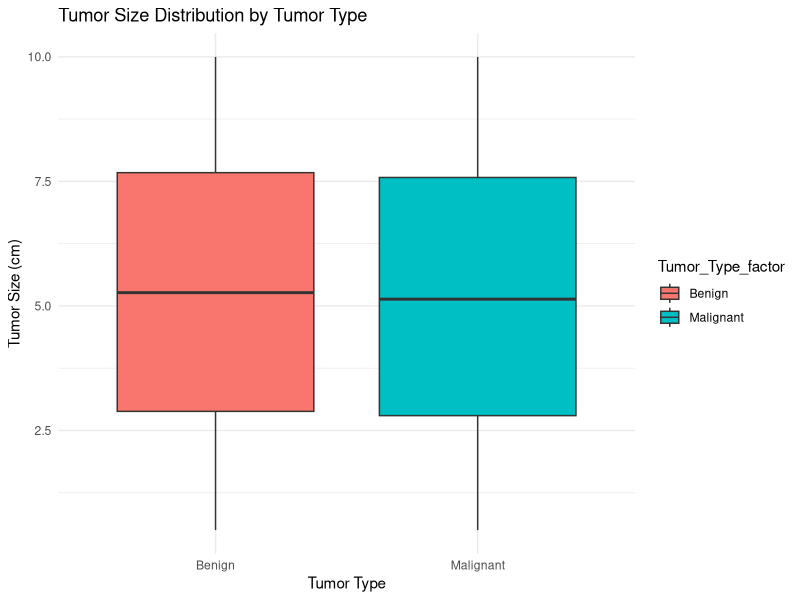
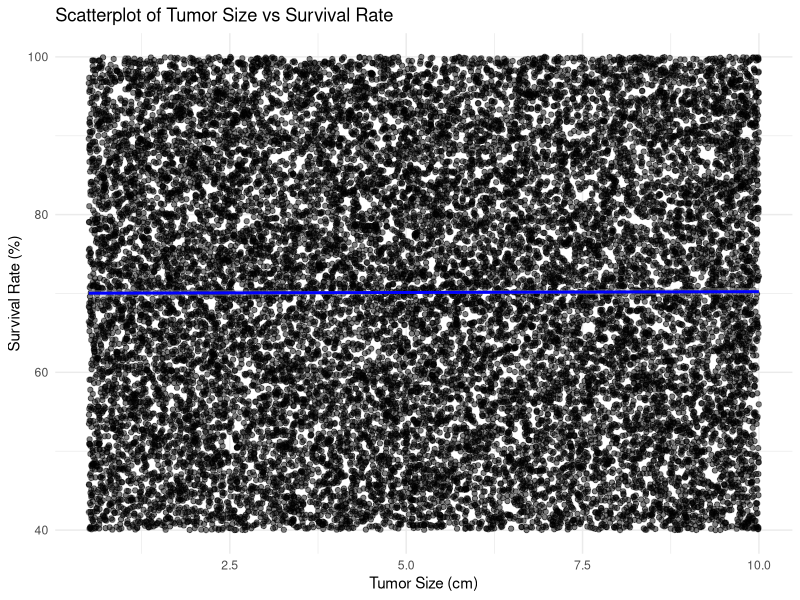
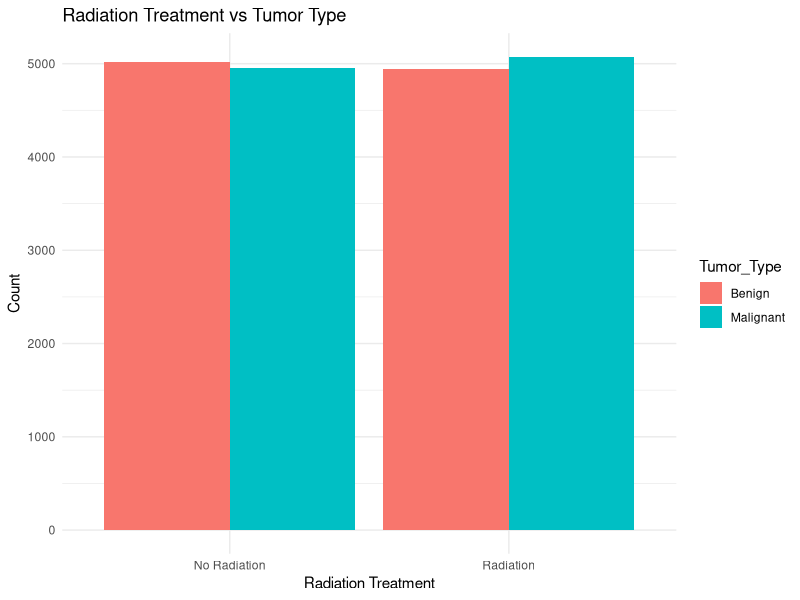
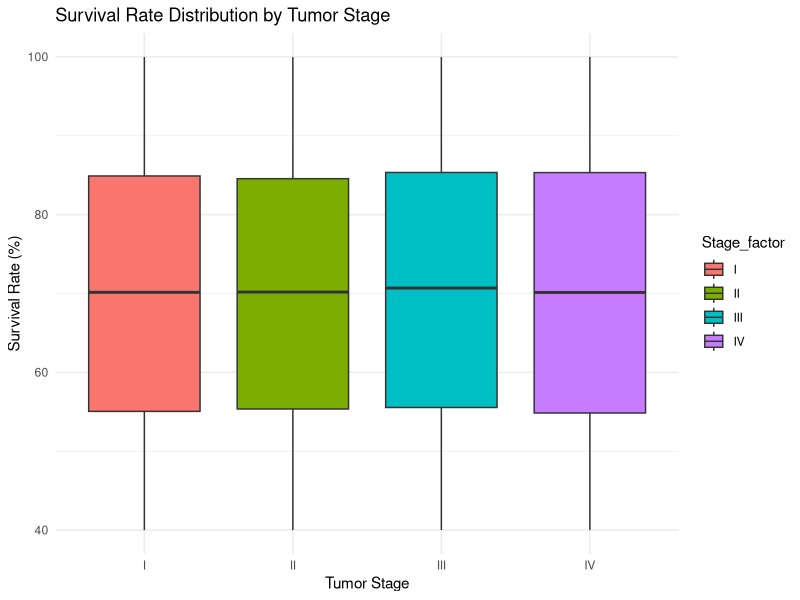
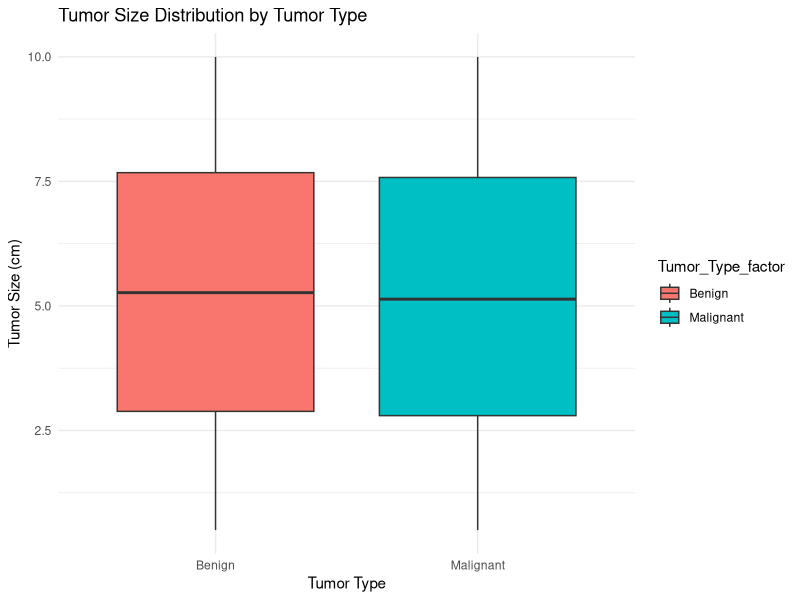
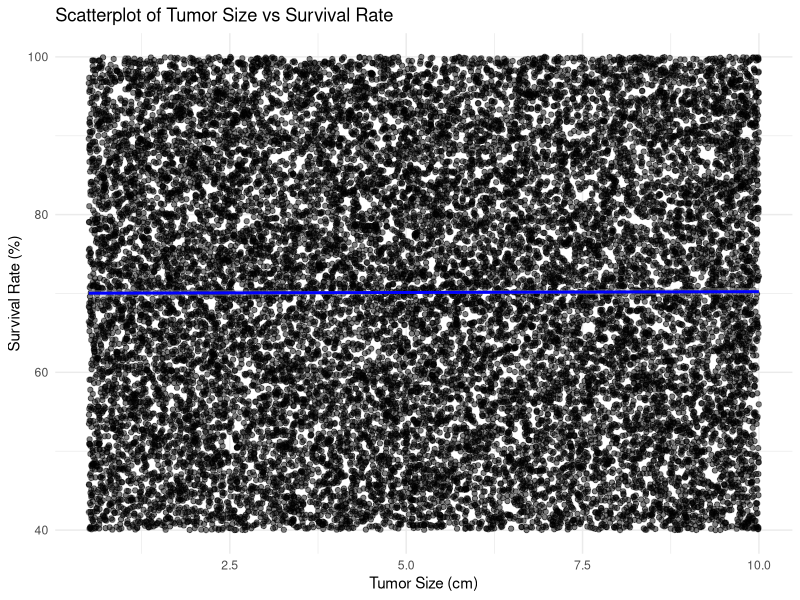
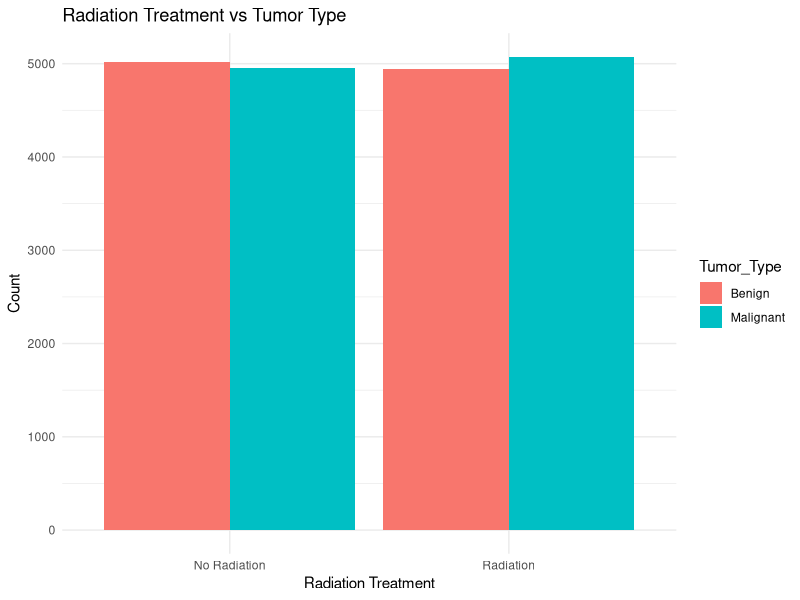
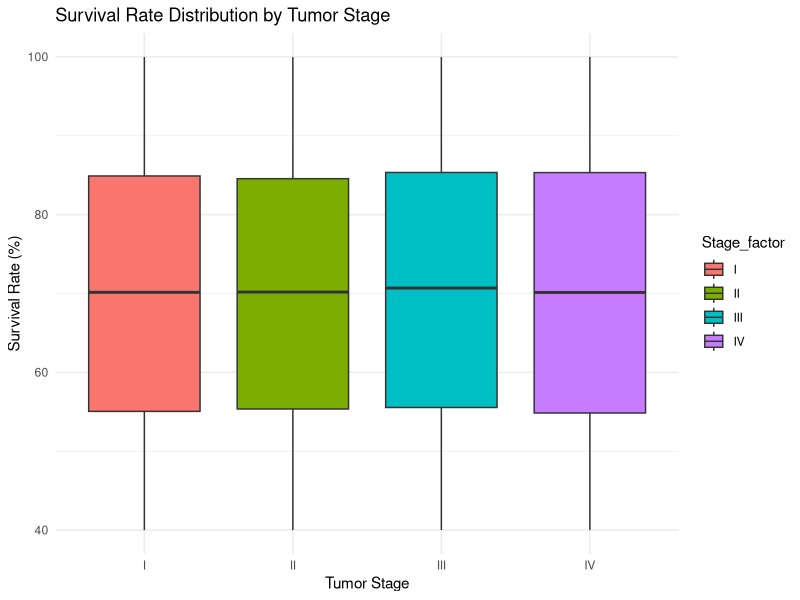

These charts were generated, in order, by the following R code:
# Installing required packages if not already installed
if (!require("ggplot2")) install.packages("ggplot2")
if (!require("dplyr")) install.packages("dplyr")

# Loading the libraries
library(ggplot2)
library(dplyr)

# Importing the dataset
data <- read.csv("data/processed/brain_tumor_data_clean.csv")

# Create the directory structure for saving plots if it doesn't exist
output_dir <- "output/relationShip_analysis"
if (!dir.exists(output_dir)) {
  dir.create(output_dir, recursive = TRUE)
}

# Output and Results Section
cat("=== Output and Results ===\n\n")

# 1. T-test: Compare Tumor_Size between Malignant and Benign tumors
cat("1. T-test: Tumor Size vs Tumor Type (Malignant/Benign)\n")
cat("-------------------------------------------------\n")

# Subsetting data for Tumor_Type = Malignant and Benign
tumor_size_malignant <- data$Tumor_Size[data$Tumor_Type == "Malignant"]
tumor_size_benign <- data$Tumor_Size[data$Tumor_Type == "Benign"]

# Performing the T-test
t_test_result <- t.test(tumor_size_malignant, tumor_size_benign, var.equal = FALSE)
cat("T-test Result (Tumor_Size vs Tumor_Type):\n")
print(t_test_result)
cat("\n")

# Plotting boxplot for T-test
data$Tumor_Type_factor <- factor(data$Tumor_Type, levels = c("Benign", "Malignant"))
tumor_size_plot <- ggplot(data, aes(x = Tumor_Type_factor, y = Tumor_Size, fill = Tumor_Type_factor)) +
  geom_boxplot() +
  labs(title = "Tumor Size Distribution by Tumor Type",
       x = "Tumor Type",
       y = "Tumor Size (cm)") +
  theme_minimal()
print(tumor_size_plot)
ggsave(file.path(output_dir, "tumor_size_vs_tumor_type_boxplot.png"))
cat("Boxplot saved as: output/relationShip_analysis/tumor_size_vs_tumor_type_boxplot.png\n\n")

# 2. Paired T-test: Comparing Tumor_Size and Tumor_Growth_Rate
cat("2. Paired T-test: Tumor Size vs Tumor Growth Rate\n")
cat("-------------------------------------------------\n")

# Note: This is for demonstration, as Tumor_Size and Tumor_Growth_Rate aren't true paired measures
paired_t_test_result <- t.test(data$Tumor_Size, data$Tumor_Growth_Rate, paired = TRUE)
cat("Paired T-test Result (Tumor_Size vs Tumor_Growth_Rate):\n")
print(paired_t_test_result)
cat("\n")
# No plot for paired T-test, as the original code didn't include one

# 3. Correlation: Between Tumor_Size and Survival_Rate
cat("3. Correlation: Tumor Size vs Survival Rate\n")
cat("-------------------------------------------------\n")

# Performing correlation test
cor_test_result <- cor.test(data$Tumor_Size, data$Survival_Rate, method = "pearson")
cat("Correlation Test Result (Tumor_Size vs Survival_Rate):\n")
print(cor_test_result)
cat("\n")

# Plotting scatterplot for correlation
tumor_survival_plot <- ggplot(data, aes(x = Tumor_Size, y = Survival_Rate)) +
  geom_point(alpha = 0.5) +
  geom_smooth(method = "lm", color = "blue") +
  labs(title = "Scatterplot of Tumor Size vs Survival Rate",
       x = "Tumor Size (cm)",
       y = "Survival Rate (%)") +
  theme_minimal()
print(tumor_survival_plot)
ggsave(file.path(output_dir, "tumor_size_vs_survival_rate_scatterplot.png"))
cat("Scatterplot saved as: output/relationShip_analysis/tumor_size_vs_survival_rate_scatterplot.png\n\n")

# 4. Chi-Square Test: Association between Radiation_Treatment and Tumor_Type
cat("4. Chi-Square Test: Radiation Treatment vs Tumor Type\n")
cat("-------------------------------------------------\n")

# Creating a contingency table
contingency_table <- table(data$Radiation_Treatment, data$Tumor_Type)
rownames(contingency_table) <- c("No Radiation", "Radiation")
colnames(contingency_table) <- c("Benign", "Malignant")

# Performing Chi-Square test
chi_square_result <- chisq.test(contingency_table)
cat("Chi-Square Test Result (Radiation_Treatment vs Tumor_Type):\n")
print(chi_square_result)
cat("\n")

# Plotting bar plot for Chi-Square test
radiation_tumor_df <- as.data.frame(contingency_table)
colnames(radiation_tumor_df) <- c("Radiation", "Tumor_Type", "Count")
radiation_tumor_df$Radiation <- factor(radiation_tumor_df$Radiation, labels = c("No Radiation", "Radiation"))
radiation_tumor_df$Tumor_Type <- factor(radiation_tumor_df$Tumor_Type, labels = c("Benign", "Malignant"))

radiation_tumor_plot <- ggplot(radiation_tumor_df, aes(x = Radiation, y = Count, fill = Tumor_Type)) +
  geom_bar(stat = "identity", position = "dodge") +
  labs(title = "Radiation Treatment vs Tumor Type",
       x = "Radiation Treatment",
       y = "Count") +
  theme_minimal()
print(radiation_tumor_plot)
ggsave(file.path(output_dir, "radiation_vs_tumor_type_barplot.png"))
cat("Bar plot saved as: output/relationShip_analysis/radiation_vs_tumor_type_barplot.png\n\n")

# 5. ANOVA: Compare Survival_Rate across tumor Stage levels
cat("5. ANOVA: Survival Rate vs Tumor Stage\n")
cat("-------------------------------------------------\n")

# Converting Stage to factor
data$Stage_factor <- factor(data$Stage, levels = c("I", "II", "III", "IV"))

# Performing ANOVA
anova_result <- aov(Survival_Rate ~ Stage_factor, data = data)
cat("ANOVA Result (Survival_Rate vs Stage):\n")
print(summary(anova_result))
cat("\n")

# Plotting boxplot for ANOVA
survival_stage_plot <- ggplot(data, aes(x = Stage_factor, y = Survival_Rate, fill = Stage_factor)) +
  geom_boxplot() +
  labs(title = "Survival Rate Distribution by Tumor Stage",
       x = "Tumor Stage",
       y = "Survival Rate (%)") +
  theme_minimal()
print(survival_stage_plot)
ggsave(file.path(output_dir, "survival_rate_vs_stage_boxplot.png"))
cat("Boxplot saved as: output/relationShip_analysis/survival_rate_vs_stage_boxplot.png\n\n")

cat("=== End of Output and Results ===\n")